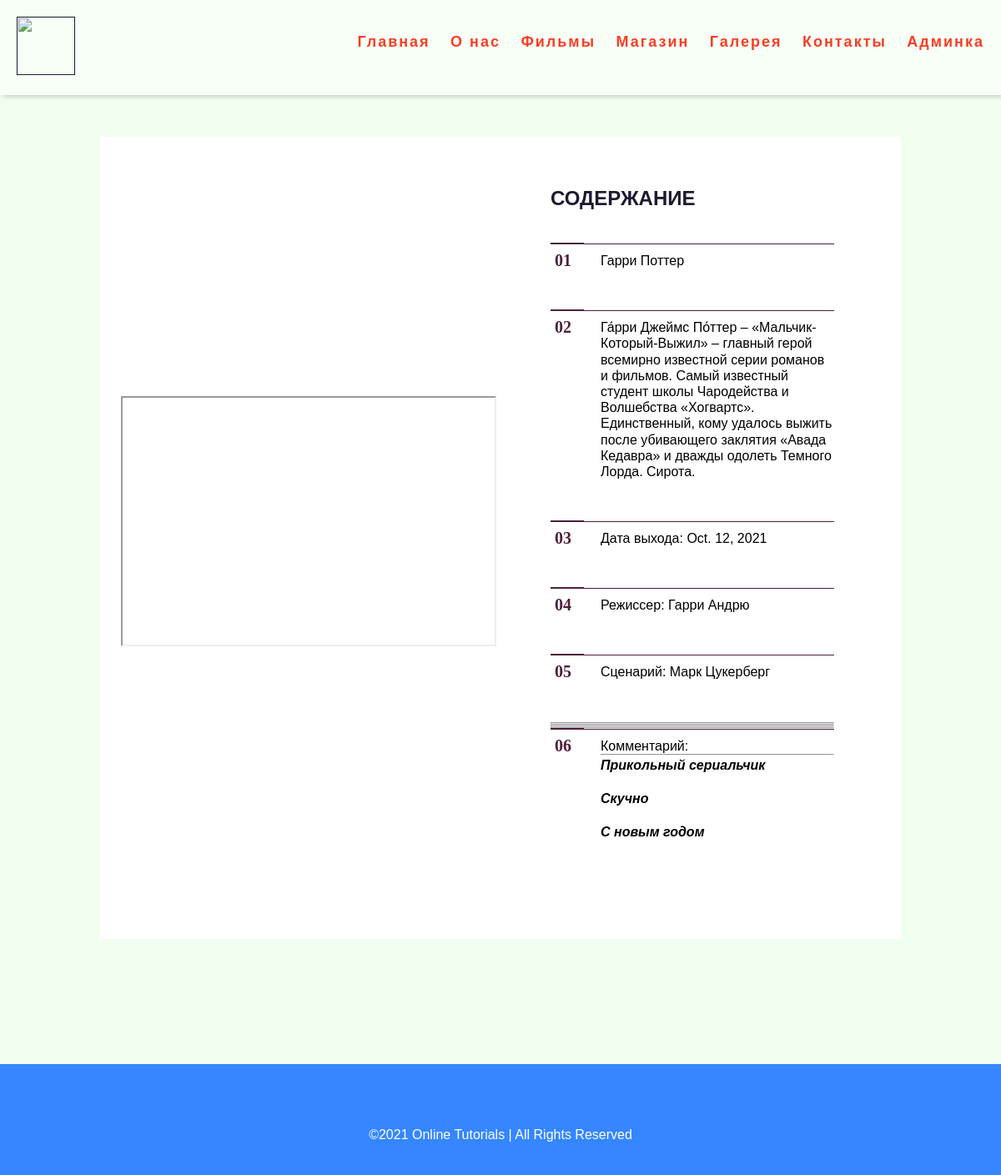
/films_detail/1/, run on the app's committed database.
### films/models.py (models this page shows, shortened)
class Movies(models.Model):
    title = models.CharField(max_length=50)
    description = models.TextField()
    date = models.DateField()
    producer = models.CharField(max_length=50)
    scenario = models.CharField(max_length=50)
    image = models.ImageField(upload_to='')
    trailer = models.URLField(null=True)

class CommentMovie(models.Model):
    comment = models.ForeignKey(Movies, on_delete=models.CASCADE, related_name='comment')
    text_comment = models.TextField()

### films/views.py (the view)
# urls.py: path('films_detail/<int:id>/', views.movie_detail_view, name='movie_detail'),
def movie_detail_view(request, id):
    film = get_object_or_404(models.Movies, id=id)
    return render(request, 'films_detail.html', {'film': film})

### templates/films_detail.html
{% include 'header.html' %}
<div class="container">
   <section class="toc-wrapper">
      <div class="logo-wrapper">
         <iframe src="{{film.trailer}}" width="450" height="300"></iframe>
      </div>
      <div class="content-wrapper">
         <h1>Содержание</h1>
         <ol class="toc">
            <li>{{film.title}}</li>
            <li>{{film.description}}</li>
            <li>Дата выхода: {{film.date}}</li>
            <li>Режиссер: {{film.producer}}</li>
            <li>Сценарий: {{film.scenario}}</li>
            <hr><hr><hr><hr>
            <li>Комментарий:
              <hr>
                {% for i in film.comment.all %}
                <p>
                    <i><b>
                        {{i.text_comment}}
                     </b></i>
                </p>
                {% endfor %}
            </li>
         </ol>
      </div>
   </section>
</div>
{% include 'footer.html' %}

### static/css/style.css (style rules this page uses)
body { background-color: #F0FFF0; }
.container { max-width: 960px; margin: 50px auto; padding: 0 15px; background: white; }
p { line-height: 1.5; margin-bottom: 1em; text-align: justify; }
@media (min-width: 768px) { body { font-size: 16px; } }
@media (min-width: 768px) { .container { padding: 0 45px; } }
* { margin: 0; padding: 0; box-sizing: border-box; font-family: 'Poppins', sans-serif; }
body { display: flex; flex-direction: column; justify-content: flex-end; min-height: 100vh; }
* { margin: 0; box-sizing: border-box; }
.container { padding: 0 20px; }
h1 { margin-bottom: 40px; color: #1C1A30; text-transform: uppercase; }
.toc-wrapper { width: 100%; max-width: 960px; margin: 0 auto 40px; }
.content-wrapper { background: white; padding: 40px; }
.toc { list-style: none; counter-reset: li; }
.toc li { position: relative; padding: 10px 0 0 60px; margin-bottom: 50px; border-top: 1px solid #4E203C; line-height: 1.2; transition: .3s linear; }
.toc li:last-child { margin-bottom: 0; }
.toc li:before { counter-increment: li; content: "0"counters(li, ""); font-family: georgia; color: #4E203C; font-weight: bold; font-size: 20px; position: absolute; left: 5px; top: 7px; transition: .3s linear; }
.toc li:after { content: ""; position: absolute; top: -2px; left: 0; width: 40px; height: 2px; background: #4E203C; transition: .3s linear; }
@media (min-width:768px) { .toc-wrapper { display: flex; } }
@media (min-width:768px) { .logo-wrapper { width: 50%; display: flex; align-items: center; justify-content: center; } }
@media (min-width:768px) { .content-wrapper { width: 50%; padding: 60px; } }

### data on the page
Movies: title "Гарри Поттер", description "Га́рри Джеймс По́ттер – «Мальчик-Который-Выжил» – главный герой всемирно известной серии романов и фильмов. Самый известный студент школы Чародейства и Волшебства «Хогвартс». Единственный, кому удалось выжить после убивающего заклятия «Авада Кедавра» и дважды одолеть Темного Лорда. Сирота.", date "Oct. 12, 2021", producer "Гарри Андрю", scenario "Марк Цукерберг"
CommentMovie: text_comment "Прикольный сериальчик"
CommentMovie: text_comment "Скучно"
CommentMovie: text_comment "С новым годом"
